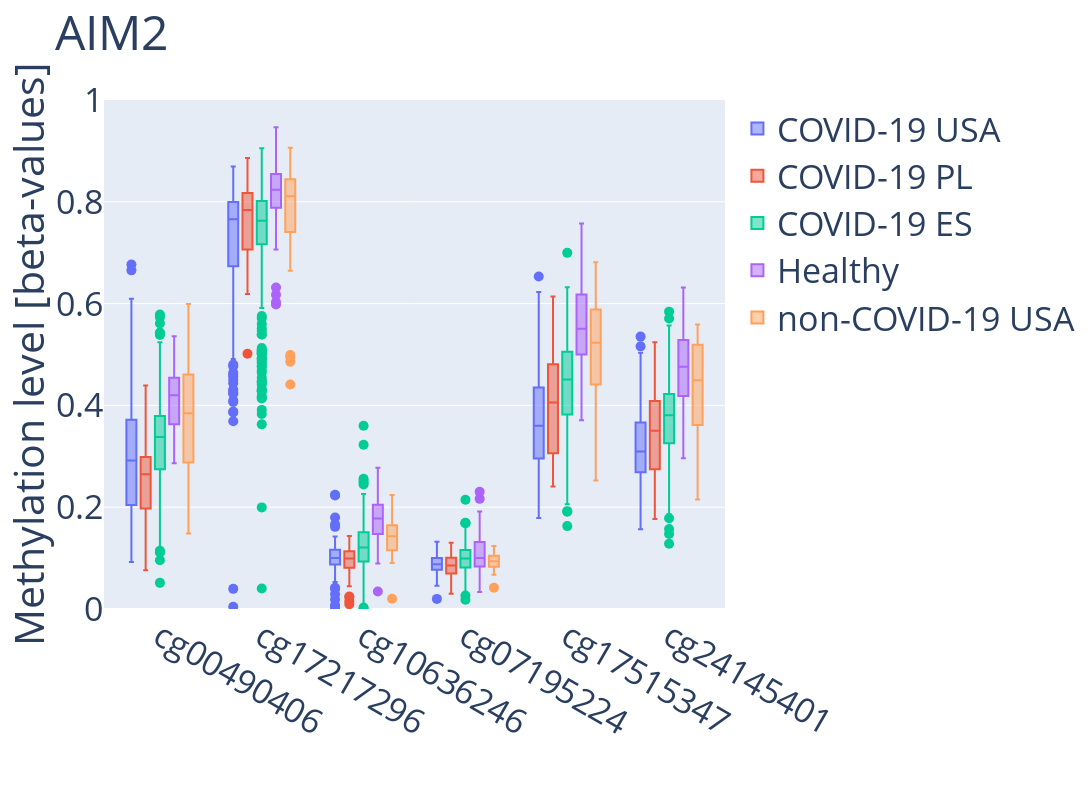
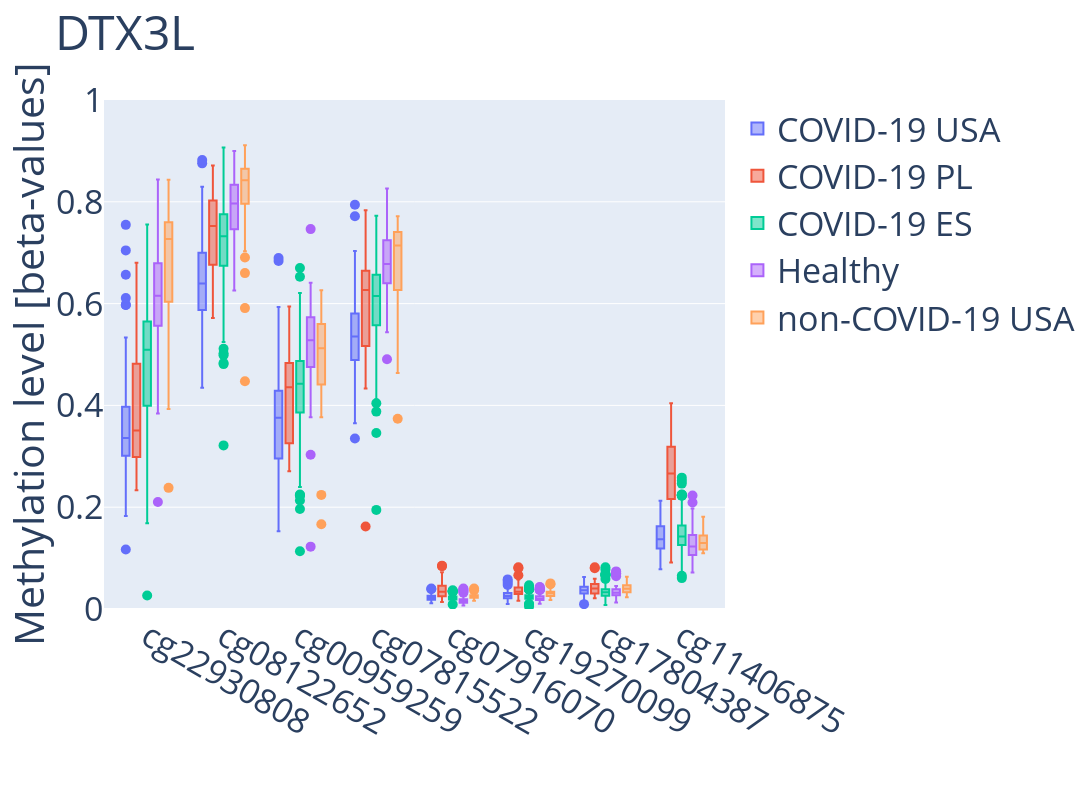

These figures' notebook cell, in order:
### Code cell
genes = ["AIM2", "DTX3L"]

for gene in genes:

    # Create plot
    fig = go.Figure()

    # Get porbes in TSS of gene and sort using MAPINFO
    data = probes[probes["UCSC_RefGene_Name"] == gene].index.tolist()
    data.append("Sample_Group")

    fig = px.box(
        mynorm[data],
        color="Sample_Group",
        labels={"value": "Methylation level [beta-values]", "variable": ""},
        range_y=[0, 1],
        title=f"{gene}",
        category_orders={
            "Sample_Group": [
                "COVID-19 USA",
                "COVID-19 PL",
                "COVID-19 ES",
                "Healthy",
                "Non-COVID-19 USA",
            ]
        },
    )

    fig.update_layout(
        legend=dict(font=dict(size=34), title=""),
        font=dict(size=34),
        width=2000,
        height=800,
    )

    fig.update_traces(marker=dict(size=10))

    fig.write_image(f"../Plots/Regions/{gene}.jpg")
    fig.show()

### Figure 1 — Plotly figure (JSON) as saved in the notebook; plotly's stock layout.template omitted (floating-point values rounded to 4 significant figures; data arrays with more than 128 entries replaced by an {"elided": "..."} marker saying what was removed)
{"data": [{"alignmentgroup": "True", "hovertemplate": "Sample_Group=COVID-19 USA<br>=%{x}<br>Methylation level [beta-values]=%{y}<extra></extra>", "legendgroup": "COVID-19 USA", "marker": {"color": "#636efa", "size": 10}, "name": "COVID-19 USA", "notched": false, "offsetgroup": "COVID-19 USA", "orientation": "v", "showlegend": true, "type": "box", "x": {"elided": "612 str values"}, "x0": " ", "xaxis": "x", "y": {"elided": "612 float values"}, "y0": " ", "yaxis": "y"}, {"alignmentgroup": "True", "hovertemplate": "Sample_Group=COVID-19 PL<br>=%{x}<br>Methylation level [beta-values]=%{y}<extra></extra>", "legendgroup": "COVID-19 PL", "marker": {"color": "#EF553B", "size": 10}, "name": "COVID-19 PL", "notched": false, "offsetgroup": "COVID-19 PL", "orientation": "v", "showlegend": true, "type": "box", "x": {"elided": "192 str values"}, "x0": " ", "xaxis": "x", "y": {"elided": "192 float values"}, "y0": " ", "yaxis": "y"}, {"alignmentgroup": "True", "hovertemplate": "Sample_Group=COVID-19 ES<br>=%{x}<br>Methylation level [beta-values]=%{y}<extra></extra>", "legendgroup": "COVID-19 ES", "marker": {"color": "#00cc96", "size": 10}, "name": "COVID-19 ES", "notched": false, "offsetgroup": "COVID-19 ES", "orientation": "v", "showlegend": true, "type": "box", "x": {"elided": "2442 str values"}, "x0": " ", "xaxis": "x", "y": {"elided": "2442 float values"}, "y0": " ", "yaxis": "y"}, {"alignmentgroup": "True", "hovertemplate": "Sample_Group=Healthy<br>=%{x}<br>Methylation level [beta-values]=%{y}<extra></extra>", "legendgroup": "Healthy", "marker": {"color": "#ab63fa", "size": 10}, "name": "Healthy", "notched": false, "offsetgroup": "Healthy", "orientation": "v", "showlegend": true, "type": "box", "x": {"elided": "498 str values"}, "x0": " ", "xaxis": "x", "y": {"elided": "498 float values"}, "y0": " ", "yaxis": "y"}, {"alignmentgroup": "True", "hovertemplate": "Sample_Group=non-COVID-19 USA<br>=%{x}<br>Methylation level [beta-values]=%{y}<extra></extra>", "legendgroup": "non-COVID-19 USA", "marker": {"color": "#FFA15A", "size": 10}, "name": "non-COVID-19 USA", "notched": false, "offsetgroup": "non-COVID-19 USA", "orientation": "v", "showlegend": true, "type": "box", "x": {"elided": "156 str values"}, "x0": " ", "xaxis": "x", "y": {"elided": "156 float values"}, "y0": " ", "yaxis": "y"}], "layout": {"boxmode": "group", "font": {"size": 34}, "height": 800, "legend": {"font": {"size": 34}, "title": {"text": ""}, "tracegroupgap": 0}, "title": {"text": "AIM2"}, "width": 2000, "xaxis": {"anchor": "y", "autorange": true, "domain": [0, 1], "range": [-0.5201, 5.52], "title": {"text": ""}, "type": "category"}, "yaxis": {"anchor": "x", "domain": [0, 1], "range": [0, 1], "title": {"text": "Methylation level [beta-values]"}, "type": "linear"}}}

### Figure 2 — Plotly figure (JSON) as saved in the notebook; plotly's stock layout.template omitted (floating-point values rounded to 4 significant figures; data arrays with more than 128 entries replaced by an {"elided": "..."} marker saying what was removed)
{"data": [{"alignmentgroup": "True", "hovertemplate": "Sample_Group=COVID-19 USA<br>=%{x}<br>Methylation level [beta-values]=%{y}<extra></extra>", "legendgroup": "COVID-19 USA", "marker": {"color": "#636efa", "size": 10}, "name": "COVID-19 USA", "notched": false, "offsetgroup": "COVID-19 USA", "orientation": "v", "showlegend": true, "type": "box", "x": {"elided": "816 str values"}, "x0": " ", "xaxis": "x", "y": {"elided": "816 float values"}, "y0": " ", "yaxis": "y"}, {"alignmentgroup": "True", "hovertemplate": "Sample_Group=COVID-19 PL<br>=%{x}<br>Methylation level [beta-values]=%{y}<extra></extra>", "legendgroup": "COVID-19 PL", "marker": {"color": "#EF553B", "size": 10}, "name": "COVID-19 PL", "notched": false, "offsetgroup": "COVID-19 PL", "orientation": "v", "showlegend": true, "type": "box", "x": {"elided": "256 str values"}, "x0": " ", "xaxis": "x", "y": {"elided": "256 float values"}, "y0": " ", "yaxis": "y"}, {"alignmentgroup": "True", "hovertemplate": "Sample_Group=COVID-19 ES<br>=%{x}<br>Methylation level [beta-values]=%{y}<extra></extra>", "legendgroup": "COVID-19 ES", "marker": {"color": "#00cc96", "size": 10}, "name": "COVID-19 ES", "notched": false, "offsetgroup": "COVID-19 ES", "orientation": "v", "showlegend": true, "type": "box", "x": {"elided": "3256 str values"}, "x0": " ", "xaxis": "x", "y": {"elided": "3256 float values"}, "y0": " ", "yaxis": "y"}, {"alignmentgroup": "True", "hovertemplate": "Sample_Group=Healthy<br>=%{x}<br>Methylation level [beta-values]=%{y}<extra></extra>", "legendgroup": "Healthy", "marker": {"color": "#ab63fa", "size": 10}, "name": "Healthy", "notched": false, "offsetgroup": "Healthy", "orientation": "v", "showlegend": true, "type": "box", "x": {"elided": "664 str values"}, "x0": " ", "xaxis": "x", "y": {"elided": "664 float values"}, "y0": " ", "yaxis": "y"}, {"alignmentgroup": "True", "hovertemplate": "Sample_Group=non-COVID-19 USA<br>=%{x}<br>Methylation level [beta-values]=%{y}<extra></extra>", "legendgroup": "non-COVID-19 USA", "marker": {"color": "#FFA15A", "size": 10}, "name": "non-COVID-19 USA", "notched": false, "offsetgroup": "non-COVID-19 USA", "orientation": "v", "showlegend": true, "type": "box", "x": {"elided": "208 str values"}, "x0": " ", "xaxis": "x", "y": {"elided": "208 float values"}, "y0": " ", "yaxis": "y"}], "layout": {"boxmode": "group", "font": {"size": 34}, "height": 800, "legend": {"font": {"size": 34}, "title": {"text": ""}, "tracegroupgap": 0}, "title": {"text": "DTX3L"}, "width": 2000, "xaxis": {"anchor": "y", "autorange": true, "domain": [0, 1], "range": [-0.5268, 7.527], "title": {"text": ""}, "type": "category"}, "yaxis": {"anchor": "x", "domain": [0, 1], "range": [0, 1], "title": {"text": "Methylation level [beta-values]"}, "type": "linear"}}}
